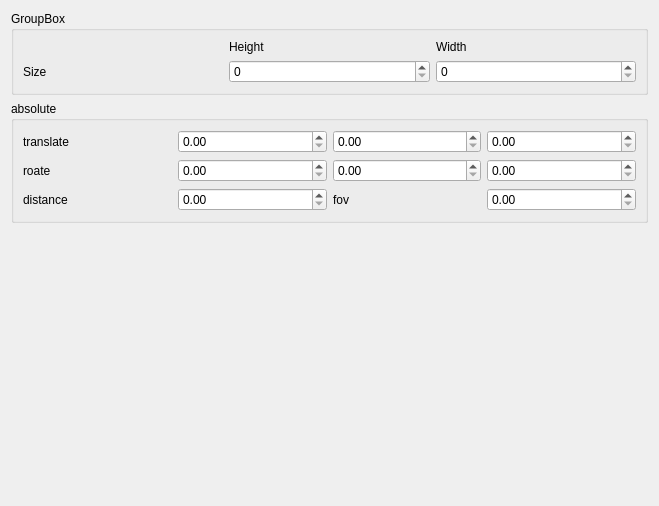
<?xml version="1.0" encoding="UTF-8"?>
<ui version="4.0">
 <class>CameraControlWidget</class>
 <widget class="QWidget" name="CameraControlWidget">
  <property name="geometry">
   <rect>
    <x>0</x>
    <y>0</y>
    <width>659</width>
    <height>506</height>
   </rect>
  </property>
  <property name="sizePolicy">
   <sizepolicy hsizetype="Expanding" vsizetype="Expanding">
    <horstretch>0</horstretch>
    <verstretch>0</verstretch>
   </sizepolicy>
  </property>
  <property name="windowTitle">
   <string>CameraControlWidget</string>
  </property>
  <layout class="QGridLayout" name="gridLayout">
   <item row="2" column="1">
    <widget class="QGroupBox" name="groupBox_2">
     <property name="title">
      <string>absolute</string>
     </property>
     <layout class="QGridLayout" name="gridLayout_3">
      <item row="0" column="2">
       <widget class="QDoubleSpinBox" name="doubleSpinBox_ty"/>
      </item>
      <item row="3" column="0">
       <widget class="QLabel" name="label_6">
        <property name="text">
         <string>distance</string>
        </property>
       </widget>
      </item>
      <item row="0" column="3">
       <widget class="QDoubleSpinBox" name="doubleSpinBox_tz"/>
      </item>
      <item row="0" column="0">
       <widget class="QLabel" name="label_4">
        <property name="text">
         <string>translate</string>
        </property>
       </widget>
      </item>
      <item row="2" column="0">
       <widget class="QLabel" name="label_5">
        <property name="text">
         <string>roate</string>
        </property>
       </widget>
      </item>
      <item row="0" column="1">
       <widget class="QDoubleSpinBox" name="doubleSpinBox_tx"/>
      </item>
      <item row="2" column="1">
       <widget class="QDoubleSpinBox" name="doubleSpinBox_rx"/>
      </item>
      <item row="2" column="2">
       <widget class="QDoubleSpinBox" name="doubleSpinBox_ry"/>
      </item>
      <item row="2" column="3">
       <widget class="QDoubleSpinBox" name="doubleSpinBox_rz"/>
      </item>
      <item row="3" column="1">
       <widget class="QDoubleSpinBox" name="doubleSpinBox_d"/>
      </item>
      <item row="3" column="2">
       <widget class="QLabel" name="label_7">
        <property name="text">
         <string>fov</string>
        </property>
       </widget>
      </item>
      <item row="3" column="3">
       <widget class="QDoubleSpinBox" name="doubleSpinBox_fov"/>
      </item>
     </layout>
    </widget>
   </item>
   <item row="0" column="1">
    <widget class="QGroupBox" name="groupBox">
     <property name="title">
      <string>GroupBox</string>
     </property>
     <layout class="QGridLayout" name="gridLayout_2">
      <item row="5" column="2">
       <widget class="QSpinBox" name="spinBoxWidth"/>
      </item>
      <item row="5" column="1">
       <widget class="QSpinBox" name="spinBoxHeight"/>
      </item>
      <item row="4" column="1">
       <widget class="QLabel" name="label">
        <property name="text">
         <string>Height</string>
        </property>
       </widget>
      </item>
      <item row="4" column="2">
       <widget class="QLabel" name="label_2">
        <property name="text">
         <string>Width</string>
        </property>
       </widget>
      </item>
      <item row="5" column="0">
       <widget class="QLabel" name="label_3">
        <property name="text">
         <string>Size</string>
        </property>
       </widget>
      </item>
     </layout>
    </widget>
   </item>
   <item row="3" column="1">
    <spacer name="verticalSpacer">
     <property name="orientation">
      <enum>Qt::Vertical</enum>
     </property>
     <property name="sizeHint" stdset="0">
      <size>
       <width>20</width>
       <height>40</height>
      </size>
     </property>
    </spacer>
   </item>
  </layout>
  <action name="actionRowSelected">
   <property name="text">
    <string>RowSelected</string>
   </property>
   <property name="shortcut">
    <string>Return</string>
   </property>
  </action>
 </widget>
 <resources/>
 <connections/>
</ui>
